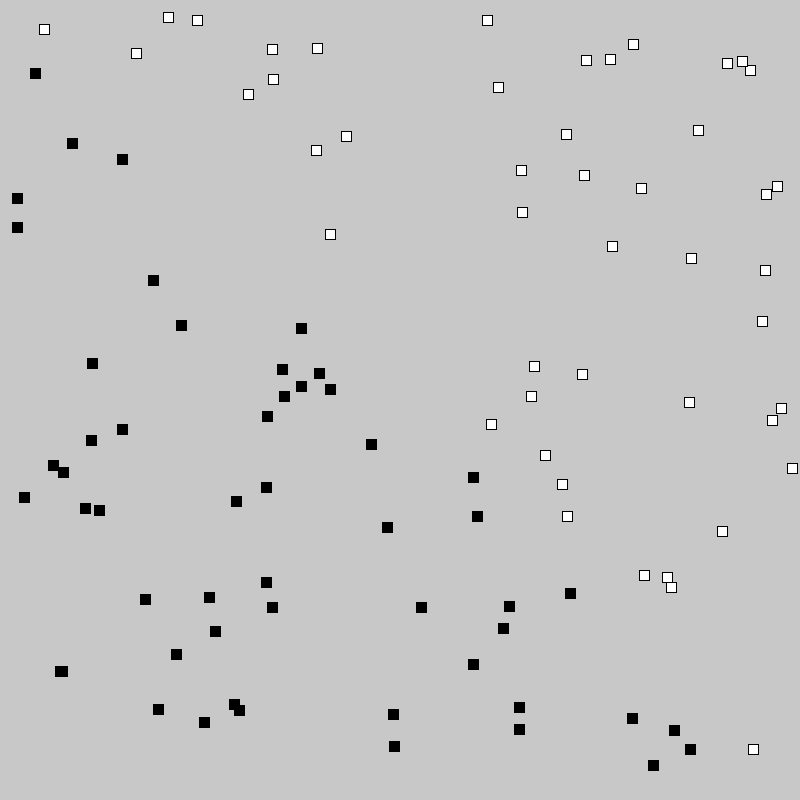
Frame 1 (no input)
Frame 60 (the mouse pressed at the canvas centre just before this capture): identical to frame 1, image omitted
Frame 120 (the mouse held since frame 60 and released just before this capture): identical to frame 1, image omitted

The Processing sketch that drew this single still picture (run headless with seeded random() and noise(); from frame 60 on, the mouse is pressed at the canvas centre):

// Processing sketch: week03_2_perceptron_forward_propagation
// ── week03_2_perceptron_forward_propagation.pde
Point [] pts;

void setup() {
  size(800, 800);
  background(200);
  pts = new Point[100];

  for (int i =0; i < pts.length; i ++) {
    pts [i] = new Point();
  }
}

void draw() {
  //dots, with position (x, y) as input, and color (0, 1) as output

  for (Point pt : pts) {
    pt.display();
  }
}

// ── point.pde
class Point {
  float x, y;
  int val;

  Point() {
    x = random(width);
    y = random(height);
    //apply certain logic to color based on pos

    if (x > y) {
      val = 1;
    } else {
      val = 0;
    }
  }

  void display() {
    int clr = (int)map(val, 0, 1, 0, 255);
    fill(clr);
    rect(x, y, 10, 10);
  }
}
